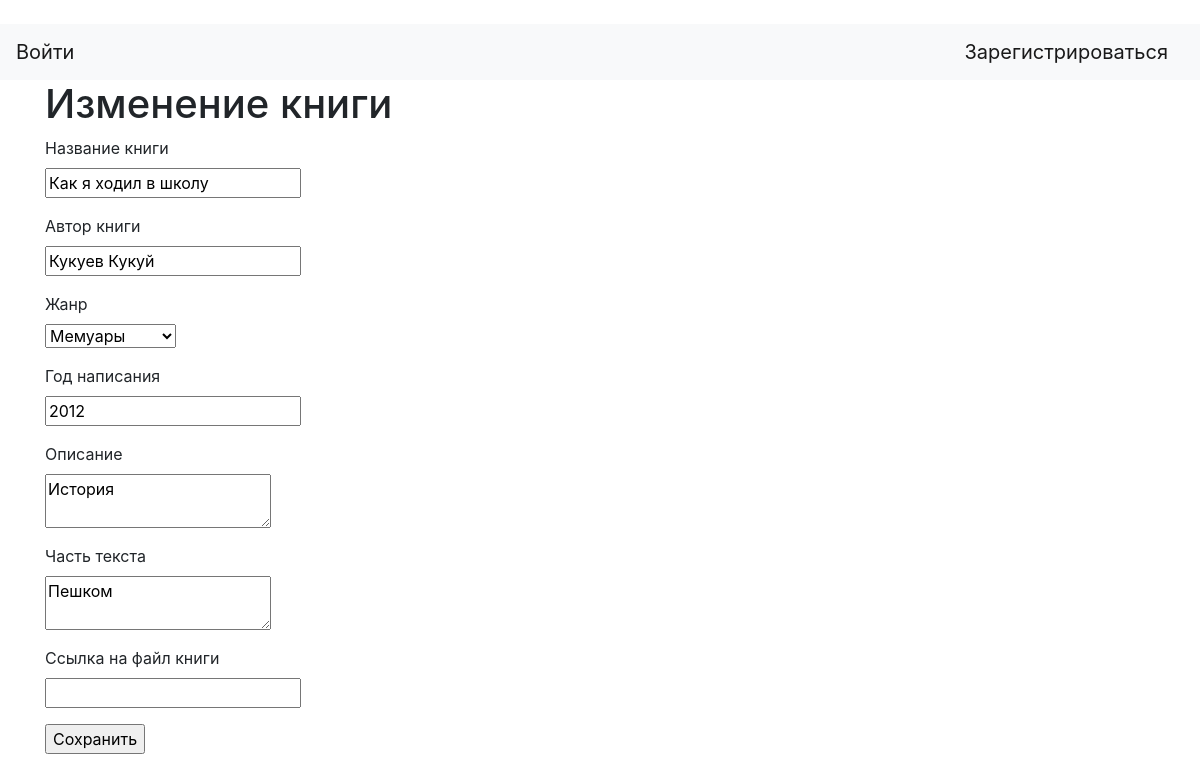
Before: /modify_book/6 with the older database file.
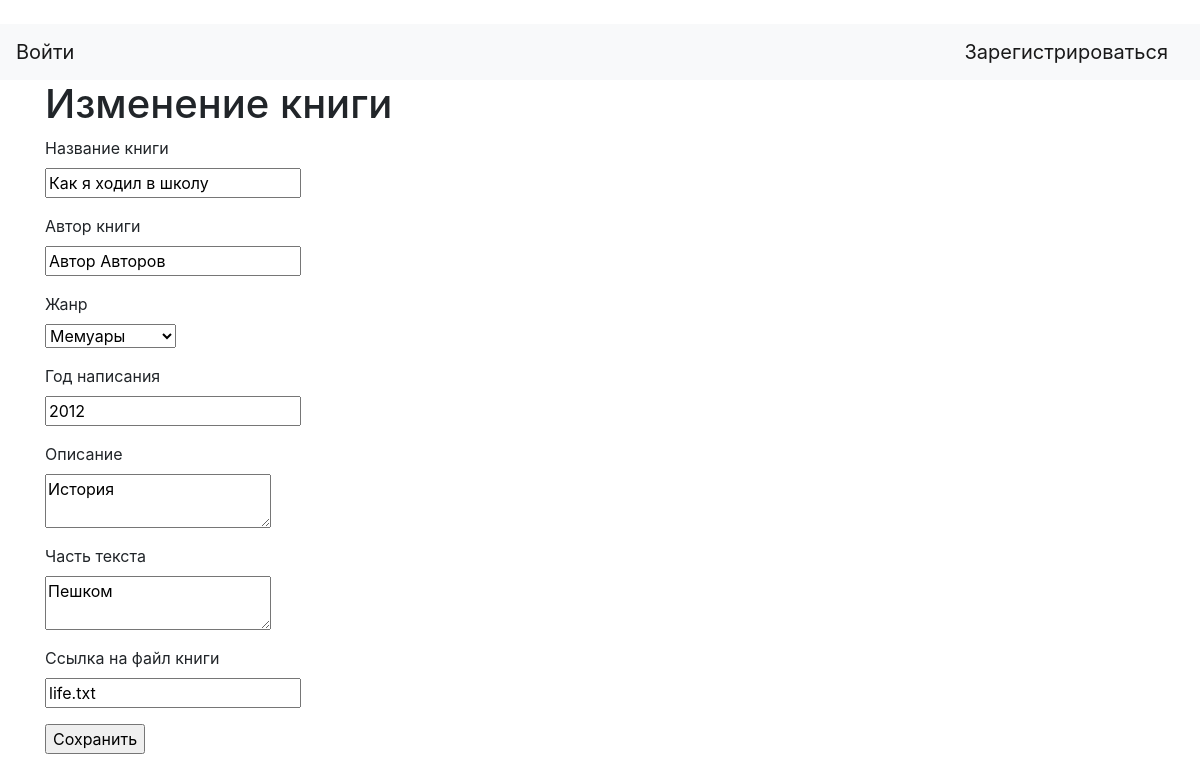
After: the same page with the newer database file.
### tables this page shows
CREATE TABLE "books" (
	"id"	INTEGER PRIMARY KEY AUTOINCREMENT,
	"title"	VARCHAR(64),
	"author"	VARCHAR(64),
	"genre"	VARCHAR(16),
	"description"	VARCHAR(256),
	"part"	VARCHAR(512),
	"link"	VARCHAR(128),
	"user_id"	INTEGER,
	"date"	DATETIME
);

### book.py (the view, shortened to what this page needs)
@app.route('/modify_book/<int:book_id>', methods=['GET', 'POST'])  # страница изменения описания книги
def modify_book(book_id):
    form = ModifyBookForm()
    if request.method == 'GET':
        book = books.get(book_id)
        form.title.data = book[1]
        form.author.data = book[2]
        form.genre.data = book[3]
        form.year.data = book[8]
        form.description.data = book[4]
        form.content.data = book[5]
        form.link.data = book[6]
    return render_template('add_book.html', title='Изменение книги', form=form, ssn=ssn, view=0)

### book.py
class ModifyBookForm(ViewBookForm):    # форма изменения описания книги(наследуется от ViewBookForm)
    submit = SubmitField('Сохранить')

### bookDB.py (called while the page is built)
    def get(self, id):
        cursor = self.connection.cursor()
        cursor.execute('''SELECT * FROM books WHERE id = ''' + str(id))
        row = cursor.fetchone()
        return row

### templates/add_book.html (shortened to what this page needs)
﻿{% extends "view_book.html" %}
{% block modify %}
	<p>{{ form.submit() }}</p>
{% endblock %}

### templates/view_book.html (shortened to what this page needs)
﻿{% extends "base.html" %}
{% block content %}
	{% if view==1 %}
		<h1>Просмотр книги</h1>
    {% else %}
		<h1>Изменение книги</h1>
    {% endif %}
    <form action="" method="post" novalidate>
        <p>
            {{ form.title.label }}<br>
            {{ form.title }}<br>
        </p>
        <p>
            {{ form.author.label }}<br>
            {{ form.author }}<br>
        </p>
        <p>
            {{ form.genre.label }}<br>
            {{ form.genre }}<br>
        </p>
        <p>
            {{ form.year.label }}<br>
            {{ form.year }}<br>
        </p>
        <p>
            {{ form.description.label }}<br>
            {{ form.description }}<br>
        </p>
        <p>
            {{ form.content.label }}<br>
            {{ form.content }}<br>
        </p>
        <p>
            {{ form.link.label }}<br>
            {{ form.link }}<br>
        </p>
		{% block modify %}{% endblock %}
    </form>
{% endblock %}

Changed rows visible on the page:
changed books "Как я ходил в школу": author "Кукуев Кукуй" → "Автор Авторов"; link (not shown) → "life.txt"
